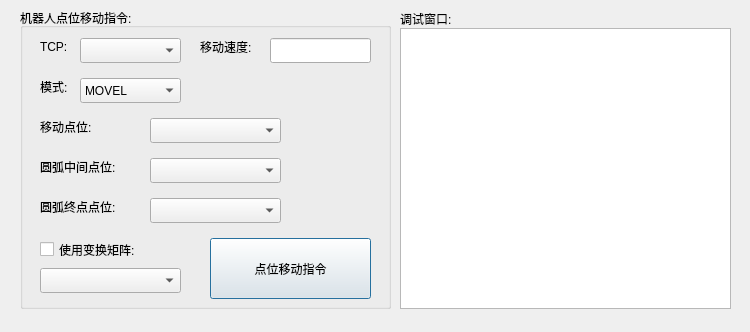
<?xml version="1.0" encoding="UTF-8"?>
<ui version="4.0">
 <class>keysmovDlg</class>
 <widget class="QDialog" name="keysmovDlg">
  <property name="geometry">
   <rect>
    <x>0</x>
    <y>0</y>
    <width>750</width>
    <height>332</height>
   </rect>
  </property>
  <property name="windowTitle">
   <string>Dialog</string>
  </property>
  <widget class="QTextBrowser" name="record">
   <property name="geometry">
    <rect>
     <x>400</x>
     <y>28</y>
     <width>331</width>
     <height>281</height>
    </rect>
   </property>
  </widget>
  <widget class="QGroupBox" name="groupBox">
   <property name="geometry">
    <rect>
     <x>20</x>
     <y>8</y>
     <width>371</width>
     <height>301</height>
    </rect>
   </property>
   <property name="title">
    <string>机器人点位移动指令:</string>
   </property>
   <widget class="QPushButton" name="smoveaddBtn">
    <property name="geometry">
     <rect>
      <x>190</x>
      <y>230</y>
      <width>161</width>
      <height>61</height>
     </rect>
    </property>
    <property name="text">
     <string>点位移动指令</string>
    </property>
   </widget>
   <widget class="QLabel" name="label_2">
    <property name="geometry">
     <rect>
      <x>20</x>
      <y>30</y>
      <width>31</width>
      <height>17</height>
     </rect>
    </property>
    <property name="text">
     <string>TCP:</string>
    </property>
   </widget>
   <widget class="QComboBox" name="smovetcpcombo">
    <property name="geometry">
     <rect>
      <x>60</x>
      <y>30</y>
      <width>101</width>
      <height>25</height>
     </rect>
    </property>
   </widget>
   <widget class="QLabel" name="label_14">
    <property name="geometry">
     <rect>
      <x>180</x>
      <y>30</y>
      <width>71</width>
      <height>17</height>
     </rect>
    </property>
    <property name="text">
     <string>移动速度:</string>
    </property>
   </widget>
   <widget class="QLineEdit" name="smovespeed">
    <property name="geometry">
     <rect>
      <x>250</x>
      <y>30</y>
      <width>101</width>
      <height>25</height>
     </rect>
    </property>
    <property name="text">
     <string/>
    </property>
   </widget>
   <widget class="QLabel" name="label_16">
    <property name="geometry">
     <rect>
      <x>20</x>
      <y>70</y>
      <width>41</width>
      <height>17</height>
     </rect>
    </property>
    <property name="text">
     <string>模式:</string>
    </property>
   </widget>
   <widget class="QComboBox" name="smovemodecombo">
    <property name="geometry">
     <rect>
      <x>60</x>
      <y>70</y>
      <width>101</width>
      <height>25</height>
     </rect>
    </property>
    <item>
     <property name="text">
      <string>MOVEL</string>
     </property>
    </item>
    <item>
     <property name="text">
      <string>MOVEJ</string>
     </property>
    </item>
    <item>
     <property name="text">
      <string>MOVEC</string>
     </property>
    </item>
   </widget>
   <widget class="QComboBox" name="smovechangecombo">
    <property name="geometry">
     <rect>
      <x>20</x>
      <y>260</y>
      <width>141</width>
      <height>25</height>
     </rect>
    </property>
   </widget>
   <widget class="QCheckBox" name="smovechangecheckBox">
    <property name="geometry">
     <rect>
      <x>20</x>
      <y>230</y>
      <width>131</width>
      <height>23</height>
     </rect>
    </property>
    <property name="text">
     <string>使用变换矩阵:</string>
    </property>
   </widget>
   <widget class="QLabel" name="label_17">
    <property name="geometry">
     <rect>
      <x>20</x>
      <y>110</y>
      <width>101</width>
      <height>17</height>
     </rect>
    </property>
    <property name="text">
     <string>移动点位:</string>
    </property>
   </widget>
   <widget class="QComboBox" name="pos1comboBox">
    <property name="geometry">
     <rect>
      <x>130</x>
      <y>110</y>
      <width>131</width>
      <height>25</height>
     </rect>
    </property>
   </widget>
   <widget class="QLabel" name="label_18">
    <property name="geometry">
     <rect>
      <x>20</x>
      <y>150</y>
      <width>101</width>
      <height>17</height>
     </rect>
    </property>
    <property name="text">
     <string>圆弧中间点位:</string>
    </property>
   </widget>
   <widget class="QComboBox" name="pos2comboBox">
    <property name="geometry">
     <rect>
      <x>130</x>
      <y>150</y>
      <width>131</width>
      <height>25</height>
     </rect>
    </property>
   </widget>
   <widget class="QLabel" name="label_19">
    <property name="geometry">
     <rect>
      <x>20</x>
      <y>190</y>
      <width>101</width>
      <height>17</height>
     </rect>
    </property>
    <property name="text">
     <string>圆弧终点点位:</string>
    </property>
   </widget>
   <widget class="QComboBox" name="pos3comboBox">
    <property name="geometry">
     <rect>
      <x>130</x>
      <y>190</y>
      <width>131</width>
      <height>25</height>
     </rect>
    </property>
   </widget>
  </widget>
  <widget class="QLabel" name="label">
   <property name="geometry">
    <rect>
     <x>400</x>
     <y>10</y>
     <width>67</width>
     <height>17</height>
    </rect>
   </property>
   <property name="text">
    <string>调试窗口:</string>
   </property>
  </widget>
 </widget>
 <resources/>
 <connections/>
</ui>
